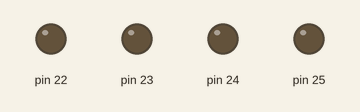
Recording of a sketch running on a simulated Arduino Mega 2560, built with avr-gcc and run on an emulated ATmega2560. Shown: output pins drawn as LEDs (lit = HIGH).

Above: at 0.5 s.
At 1.7 s:
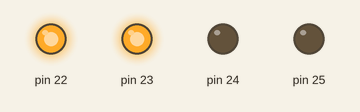
At 2.2 s:
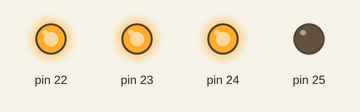
At 4.2 s:
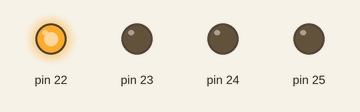
At 5.7 s:
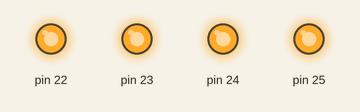
Timing chart, 0 to 6.9 s (numbered marks = the images above):
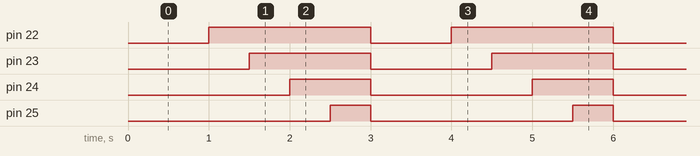

Measured:
- by itself, pin 22: alternates HIGH for 2.0 s and LOW for 1.0 s
- by itself, pin 23: alternates HIGH for 1.5 s and LOW for 1.5 s
- by itself, pin 24: alternates HIGH for 1.0 s and LOW for 2.0 s
- by itself, pin 25: alternates HIGH for 0.50 s and LOW for 2.5 s

The sketch:

led_on_off.ino
```cpp
void setup() {
  // put your setup code here, to run once:
  pinMode(22, OUTPUT);
  pinMode(23, OUTPUT);
  pinMode(24, OUTPUT);
  pinMode(25, OUTPUT);
//  pinMode(22, OUTPUT);


}

void loop() {
  // put your main code here, to run repeatedly:
  digitalWrite(22,0);
  digitalWrite(23,0);
  digitalWrite(24,0);
  digitalWrite(25,0);
  delay(1000);


  digitalWrite(22,1);
  delay(500);
  digitalWrite(23,1);
  delay(500);
  digitalWrite(24,1);
  delay(500);
  digitalWrite(25,1);
  delay(500);


}
```
